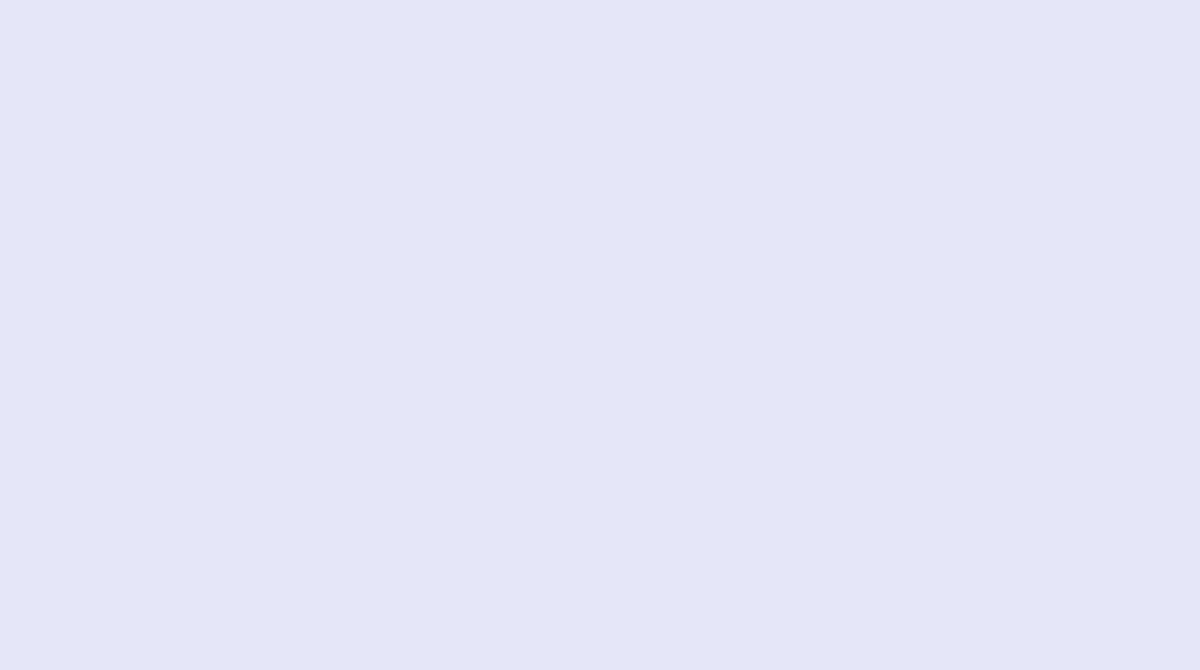
Frame 1 (no input)
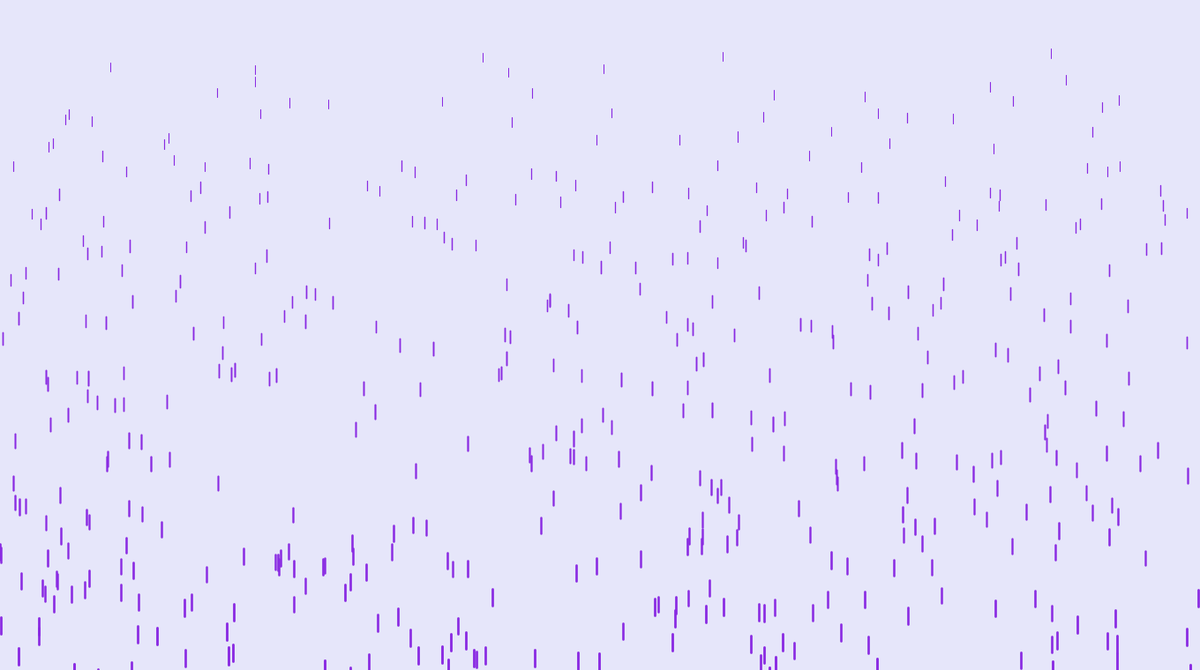
Frame 60 (the mouse pressed at the canvas centre just before this capture)
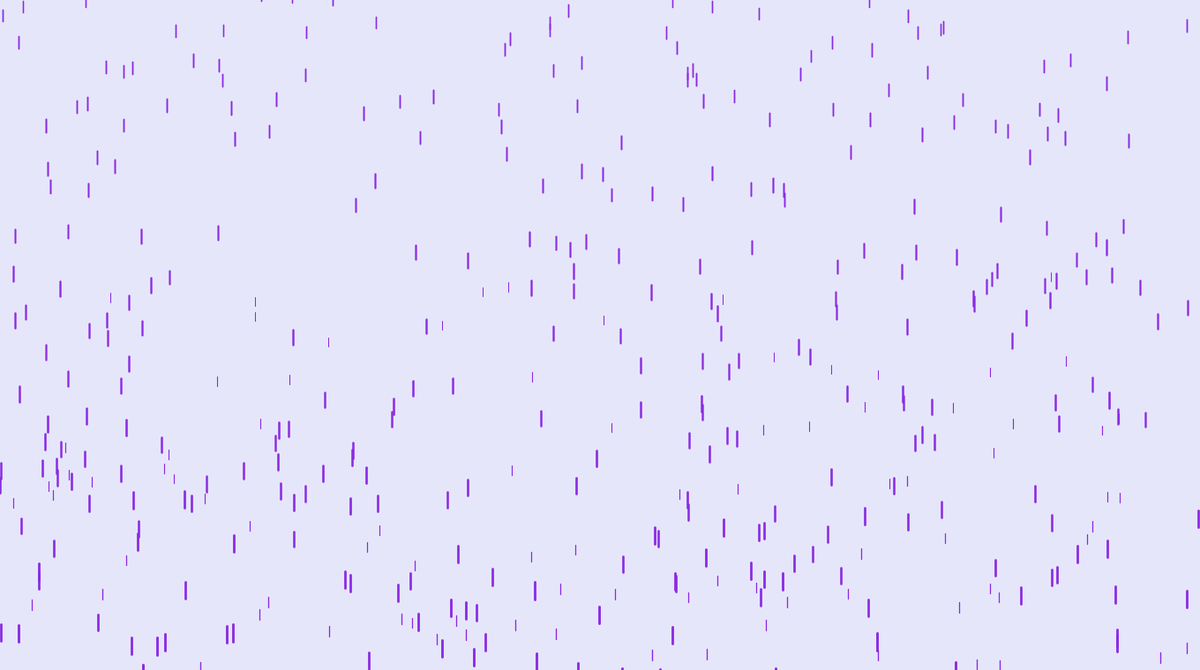
Frame 120 (the mouse held since frame 60 and released just before this capture)

The Processing sketch that drew these frames (run headless with seeded random() and noise(); from frame 60 on, the mouse is pressed at the canvas centre):

// Processing sketch: sketch
// ── sketch.pde
//Arreglo de objetos gota
Drop[] drops = new Drop[500]; 

void setup(){
    //Función donde se declara la configuración inicial
    size(1360,760); // Tamaño de la ventana

    for(int i=0;i<drops.length;i++){
        //Recorre el arreglo para instanciar las gotas
        drops[i] = new Drop();
    }  

}
 
void draw(){
    background(230,230,250); //Color del fondo

    for(int i=0;i<drops.length;i++){
        //Recorre el arreglo para iniciar los metodos de las gotas
        drops[i].fall();
        drops[i].show();
    }  

}

//Clase Gota 
class Drop{
    //Atributos
    float x = random(width);        //Posición en x aleatoria 
    float y = random(-200, -100);   //Posición en y aleatoria
    float z = random(0, 20);
    float len = map(z,0,20,10,20);  //Tamaño en Y de la gota 
    float yspeed = map(z,0,20,4,10);


    //Métodos
    void fall(){
        y = y + yspeed; //Incremento de en 
        float grav  = map(z,0,20,0,0.2);
        yspeed = yspeed + grav; //Simulación de la acelaración de la gravedad

        if(y > height){ 
            //cuando la gota salga de la pantalla
            y = random(-200, -100);//Inicia en una posición aleatoria 
            yspeed = map(z,0,20,4,10); 
        }
    }

    void show(){
        float thick = map(z,0,20,1,3);
        strokeWeight(thick);
        stroke(138,43,226);  //Color del Cuerpo
        line(x,y,x,y+len);//
    }
}
